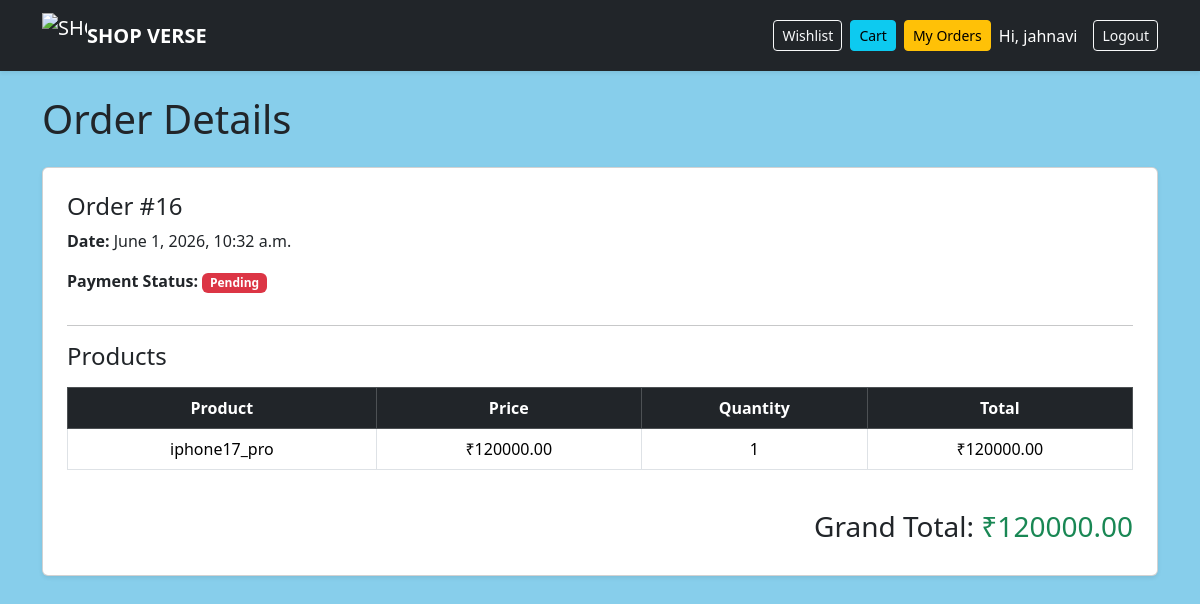
Page /orders/detail/16/ (signed in) on the committed database.
### orders/models.py (models this page shows, shortened)
class Order(models.Model):
    user = models.ForeignKey(User, on_delete=models.CASCADE)
    full_name = models.CharField(max_length=100)
    email = models.EmailField()
    address = models.TextField()
    city = models.CharField(max_length=100)
    postal_code = models.CharField(max_length=20)
    payment_id = models.CharField(max_length=200, blank=True, null=True)
    created_at = models.DateTimeField(auto_now_add=True)
    paid = models.BooleanField(default=False)
    def get_total_cost(self):
        return sum(item.get_cost() for item in self.items.all())

class OrderItem(models.Model):
    order = models.ForeignKey(Order, related_name='items', on_delete=models.CASCADE)
    product = models.ForeignKey(Product, on_delete=models.CASCADE)
    price = models.DecimalField(max_digits=10, decimal_places=2)
    quantity = models.PositiveIntegerField(default=1)
    def get_cost(self):
        return self.price * self.quantity

### products/models.py (models this page shows, shortened)
class Product(models.Model):
    category = models.ForeignKey(Category, on_delete=models.CASCADE)
    name = models.CharField(max_length=200)
    slug = models.SlugField(unique=True)
    description = models.TextField()
    price = models.DecimalField(max_digits=10, decimal_places=2)
    image = models.ImageField(upload_to='products/')
    stock = models.PositiveIntegerField(default=0)
    available = models.BooleanField(default=True)
    created_at = models.DateTimeField(auto_now_add=True)

### orders/views.py (the view)
@login_required
def order_detail(request, order_id):
    order = get_object_or_404(
        Order,
        id=order_id,
        user=request.user
    )
    return render(
        request,
        'orders/order_detail.html',
        {
            'order': order
        }
    )

### templates/orders/order_detail.html (shortened to what this page needs)
{% extends 'base.html' %}
{% block content %}
<h1 class="mb-4">
    Order Details
</h1>
<div class="card p-4 shadow-sm">
    <h4>
        Order #{{ order.id }}
    </h4>
    <p>
        <strong>Date:</strong>
        {{ order.created_at }}
    </p>
    <p>
        <strong>Payment Status:</strong>
        {% if order.paid %}
        <span class="badge bg-success">
            Paid
        </span>
        {% else %}
        <span class="badge bg-danger">
            Pending
        </span>
        {% endif %}
    </p>
    <hr>
    <h4 class="mb-3">
        Products
    </h4>
    <table class="table table-bordered text-center">
        <thead class="table-dark">
            <tr>
                <th>Product</th>
                <th>Price</th>
                <th>Quantity</th>
                <th>Total</th>
            </tr>
        </thead>
        <tbody>
            {% for item in order.items.all %}
            <tr>
                <td>
                    {{ item.product.name }}
                </td>
                <td>
                    ₹{{ item.price }}
                </td>
                <td>
                    {{ item.quantity }}
                </td>
                <td>
                    ₹{{ item.get_cost }}
                </td>
            </tr>
            {% endfor %}
        </tbody>
    </table>
    <h3 class="text-end mt-4">
        Grand Total:
        <span class="text-success">
            ₹{{ order.get_total_cost }}
        </span>
    </h3>
</div>
{% endblock %}

### templates/base.html (shortened to what this page needs)
{% load static %}
<!DOCTYPE html>
<html lang="en">
<head>
    <link href="https://cdn.jsdelivr.net/npm/bootstrap@5.3.3/dist/css/bootstrap.min.css"
          rel="stylesheet">
</head>
<body style="background-color: #87ceeb !important; min-height: 100vh;">
<nav class="navbar navbar-dark bg-dark shadow-sm">
    <div class="container">
        <a class="navbar-brand d-flex align-items-center"
           href="/">
           <img src="/static/images/logo.png"
            alt="SHOP VERSE Logo"
            width="45"
            height="45">
            <span class="fw-bold">
                SHOP VERSE
            </span>
        </a>
        <div class="d-flex align-items-center">
            <a href="{% url 'wishlist_detail' %}"
               class="btn btn-outline-light btn-sm me-2">
                Wishlist
            </a>
            <div class="position-relative me-2">
                <a href="{% url 'cart_detail' %}"
                   class="btn btn-info btn-sm">
                    Cart
                </a>
            </div>
            <a href="{% url 'order_history' %}"
               class="btn btn-warning btn-sm me-2">
                My Orders
            </a>
            {% if user.is_authenticated %}
                <span class="text-white me-3">
                    Hi, {{ user.username }}
                </span>
                <form method="post"
                      action="{% url 'logout' %}"
                      style="display:inline;">
                    <button class="btn btn-outline-light btn-sm">
                        Logout
                    </button>
                </form>
            {% endif %}
        </div>
    </div>
</nav>
<div class="container mt-4">
    {% block content %}
    {% endblock %}
</div>
</body>
</html>

### templates/base.html (style rules this page uses)
body { background-color: #e6f2ff !important; min-height: 100vh; }

### rows in the picture
Order: id "16", created_at "June 1, 2026, 10:32 a.m.", get_total_cost "120000.00"
OrderItem: product.name "iphone17_pro", price "120000.00", quantity "1", get_cost "120000.00"

### other values in the picture
{{ user.username }} "jahnavi"
